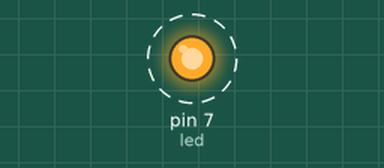
Recording of a sketch running on a simulated Arduino Uno, built with avr-gcc and run on an emulated ATmega328P. Shown: output pins drawn as LEDs (lit = HIGH). Dashed ring = blinking.

Above: at 0.5 s.
Timing chart, 0 to 4.6 s (numbered marks = the images above):
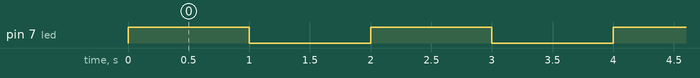

Measured:
- by itself, pin 7 (led): alternates HIGH for 1.0 s and LOW for 1.0 s

The sketch:

iot1.ino
```cpp
int led=7;

void setup() {
  // put your setup code here, to run once:

  pinMode(led,OUTPUT);


}

void loop() {
  // put your main code here, to run repeatedly:

  digitalWrite(7,HIGH);
  delay(1000);
  digitalWrite(7,LOW);
  delay(1000);
}
```
